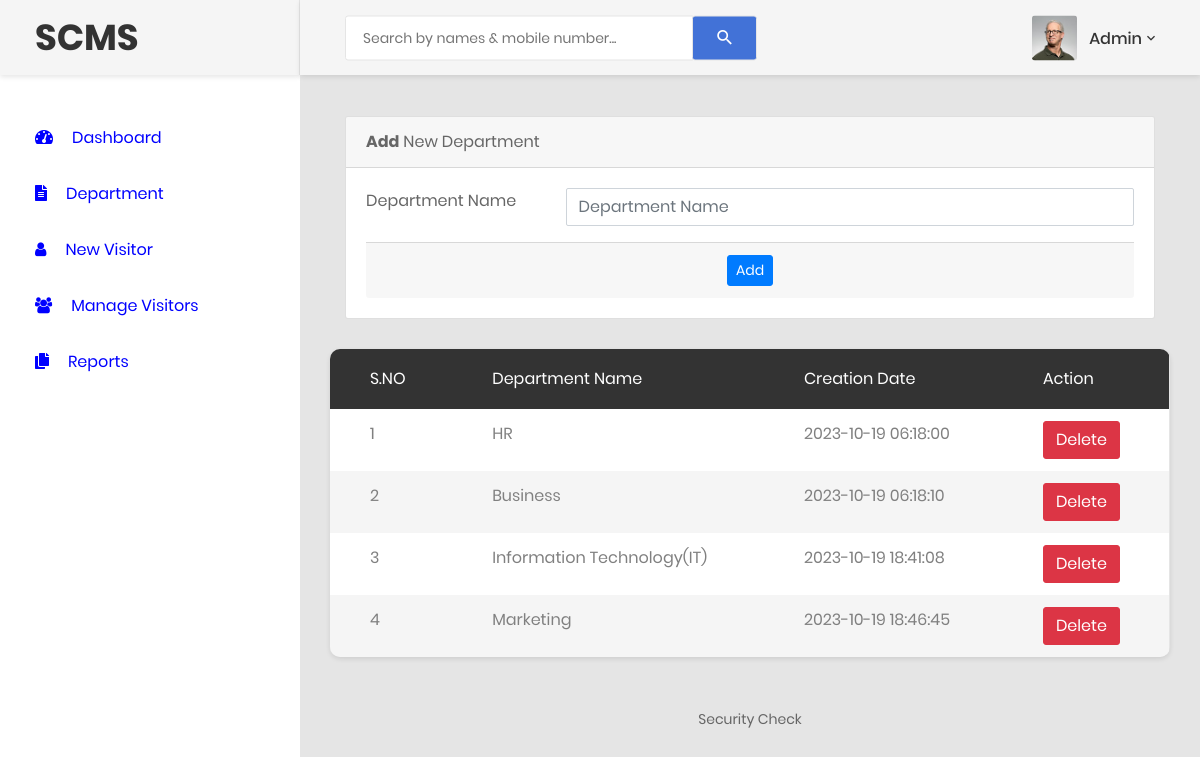
Screenshot of /department.php (signed in) with the database file from the repository.
### tables this page shows
CREATE TABLE `tbldepartments` (
  `id` int(11) NOT NULL,
  `departmentName` varchar(255) DEFAULT NULL,
  `creationDate` timestamp NULL DEFAULT current_timestamp()
);

### department.php (the view, shortened to what this page needs)
<?php
include('includes/dbconnection.php');
if (strlen($_SESSION['cvmsaid']==0)) {
  header('location:logout.php');
  } else{
?>
<!DOCTYPE html>
<html lang="en">
<head>
    <link href="css/font-face.css" rel="stylesheet" media="all">
    <link href="vendor/font-awesome-5/css/fontawesome-all.min.css" rel="stylesheet" media="all">
    <link href="vendor/font-awesome-4.7/css/font-awesome.min.css" rel="stylesheet" media="all">
    <link href="vendor/mdi-font/css/material-design-iconic-font.min.css" rel="stylesheet" media="all">
    <link href="vendor/bootstrap-4.1/bootstrap.min.css" rel="stylesheet" media="all">
    <link href="vendor/animsition/animsition.min.css" rel="stylesheet" media="all">
    <link href="vendor/bootstrap-progressbar/bootstrap-progressbar-3.3.4.min.css" rel="stylesheet" media="all">
    <link href="vendor/wow/animate.css" rel="stylesheet" media="all">
    <link href="vendor/css-hamburgers/hamburgers.min.css" rel="stylesheet" media="all">
    <link href="vendor/slick/slick.css" rel="stylesheet" media="all">
    <link href="vendor/select2/select2.min.css" rel="stylesheet" media="all">
    <link href="vendor/perfect-scrollbar/perfect-scrollbar.css" rel="stylesheet" media="all">
    <link href="css/theme.css" rel="stylesheet" media="all">
</head>
<body class="animsition">
    <div class="page-wrapper">
        <?php include_once('includes/sidebar.php');?>
        <div class="page-container">
            <?php include_once('includes/header.php');?>
            <div class="main-content">
                <div class="section__content section__content--p30">
                    <div class="container-fluid">
                        <div class="row">
                            <div class="col-lg-12">
                                <div class="card">
                                    <div class="card-header">
                                        <strong>Add</strong> New Department
                                    </div>
                                    <div class="card-body card-block">
                                        <form action="" method="post" enctype="multipart/form-data" class="form-horizontal">
                                            <div class="row form-group">
                                                <div class="col col-md-3">
                                                    <label for="text-input" class=" form-control-label">Department Name</label>
                                                </div>
                                                <div class="col-12 col-md-9">
                    <input type="text" id="departmentname" name="departmentname" placeholder="Department Name" class="form-control" required="true">
                                                </div>
                                            </div>
                                          <div class="card-footer">
                                        <p style="text-align: center;"><button type="submit" name="submit" id="submit" class="btn btn-primary btn-sm">Add
                                        </button></p>
                                    </div>
                                        </form>
                                    </div>
                                </div>
                             </div>
<div class="table-responsive table--no-card m-b-30">
                                    <table class="table table-borderless table-striped table-earning">
                                         <thead>
                                        <tr>
                                            <tr>
                  <th>S.NO</th>
                  <th>Department  Name</th>
                 <th>Creation Date</th>
                   <th>Action</th>
                </tr>
                                        </tr>
                                        </thead>
<?php
$ret=mysqli_query($con,"select *from tbldepartments");
$cnt=1;
while ($row=mysqli_fetch_array($ret)) {
?>
                <tr>
                  <td><?php echo $cnt;?></td>
                  <td><?php  echo $row['departmentName'];?></td>
                  <td><?php  echo $row['creationDate'];?></td>
                  <td><a href="department.php?catid=<?php echo $row['id'];?>" onclick="return confirm('Do you really want to Delete ?');" class="btn btn-danger">Delete</a></td>
                </tr>
                <?php
$cnt=$cnt+1;
}?>
                                    </table>
                                </div>
                  </div>
                    </div>
<?php include_once('includes/footer.php');?>
   </div> </div>
            </div>
        </div>
</body>
</html>
<?php }  ?>

### includes/sidebar.php
<aside class="menu-sidebar d-none d-lg-block">
            <div class="logo">
                   <h1>SCMS</h1>
            </div>
            <div class="menu-sidebar__content js-scrollbar1">
                <nav class="navbar-sidebar">
                    <ul class="list-unstyled navbar__list">
                        <li>
                            <a href="dashboard.php"  style="color: blue">
                                <i class="fas fa-tachometer-alt"></i>Dashboard</a>
                        </li>
       <li>
                            <a href="department.php"  style="color: blue">
                                <i class="fas fa-file-alt"></i>Department</a>
                        </li>
     <li>
                            <a href="visitors-form.php"  style="color: blue">
                                <i class="fa fa-user"></i>New Visitor</a>
                        </li>
   <li>
                            <a href="manage-newvisitors.php"  style="color: blue">
                                <i class="fa fa-users"></i>Manage Visitors</a>
                        </li>
                      <li>
                            <a href="bwdates-reports.php"  style="color: blue">
                                <i class="fas fa-copy"></i>Reports</a>
                        </li>
                    </ul>
                </nav>
            </div>
        </aside>

### includes/header.php (shortened to what this page needs)
<header class="header-desktop">
                <div class="section__content section__content--p30">
                    <div class="container-fluid">
                        <div class="header-wrap">
                            <form class="form-header" name="search" action="search-visitor.php" method="post">
                                <input class="au-input au-input--xl" type="text" name="searchdata" id="searchdata" placeholder="Search by names &amp; mobile number..." />
                                <button class="au-btn--submit" type="submit" name="search">
                                    <i class="zmdi zmdi-search"></i>
                                </button>
                            </form>
                            <div class="header-button">
                                 <?php
$adminid=$_SESSION['cvmsaid'];
$ret=mysqli_query($con,"select AdminName from tbladmin where ID='$adminid'");
$row=mysqli_fetch_array($ret);
$name=$row['AdminName'];
?>
                                <div class="account-wrap">
                                    <div class="account-item clearfix js-item-menu">
                                        <div class="image">
                                            <img src="images/icon/avatar-01.jpg" alt="Profile" />
                                        </div>
                                        <div class="content">
                                            <a class="js-acc-btn" href="#"><?php echo $name; ?></a>
                                        </div>
                                    </div>
                                </div>
                            </div>
                        </div>
                    </div>
                </div>
            </header>

### includes/footer.php
<div class="row">
                            <div class="col-md-12">
                                <div class="copyright">
                                    <p>Security Check</p>
                                </div>
                            </div>
                        </div>

### rows the page displays
tbldepartments: departmentName "HR", creationDate "2023-10-19 06:18:00"
tbldepartments: departmentName "Business", creationDate "2023-10-19 06:18:10"
tbldepartments: departmentName "Information Technology(IT)", creationDate "2023-10-19 18:41:08"
tbldepartments: departmentName "Marketing", creationDate "2023-10-19 18:46:45"

### other values shown
$name "Admin"
